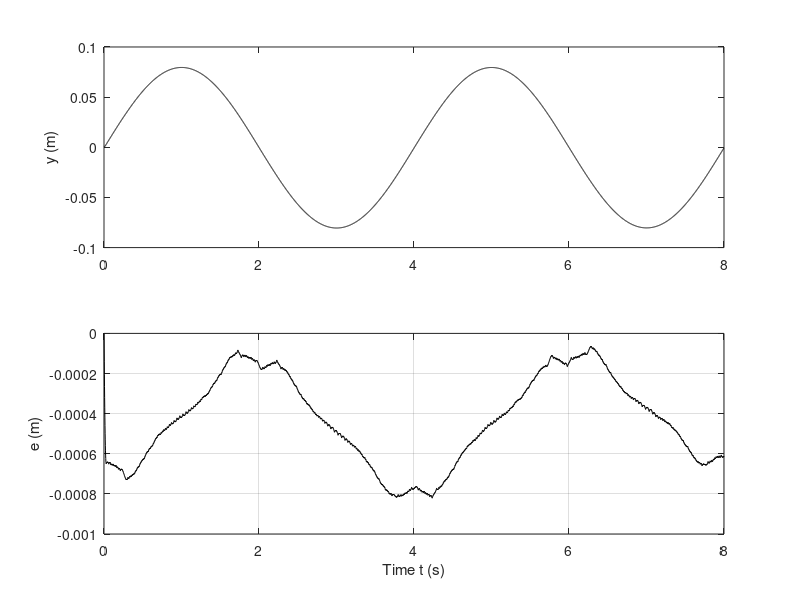

The MATLAB script that drew this image:
x(1)=0;
t(1)=0;
y(1)=0.08;
n=5000;
tmax=8.;
dt=tmax/n;
Q=1;
R=1;
gamma=1;
e(1)=x(1)-0.08*sin(pi/2*t(1));
u(1)=0;

for i=1:n-1,
    
f2(i)=-6.5*(y(i)-0.08*pi/2*cos(0.5*pi*t(i)))-(0.56+1.85*abs(y(i)-0.08*pi/2*cos(0.5*pi*t(i))))*sign(y(i)-0.08*pi/2*cos(0.5*pi*t(i)))-0.56*sin(28.09*pi*(x(i)));
    
g2(i)=1.5;
    
if y(i)-0.08*pi/2*cos(0.5*pi*t(i))>0 | y(i)-0.08*pi/2*cos(0.5*pi*t(i))==0
u(i)=-1/g2(i)*(f2(i)+sqrt(f2(i)^2+Q*g2(i)^2/R));
elseif y(i)-0.08*pi/2*cos(0.5*pi*t(i))<0
u(i)=-1/g2(i)*(f2(i)-sqrt(f2(i)^2+Q*g2(i)^2/R));
end
 
t(i+1)=t(i)+dt;
 
x(i+1)=x(i)+dt*y(i);
    
if (y(i)-0.08*pi/2*cos(0.5*pi*t(i)))>0 | (y(i)-0.08*pi/2*cos(0.5*pi*t(i)))==0
y(i+1)=y(i)-dt*((gamma*sqrt(f2(i)^2+Q*g2(i)^2/R))+randn(1)*1e-6);
elseif (y(i)-0.08*pi/2*cos(0.5*pi*t(i)))<0
y(i+1)=y(i)+dt*((gamma*sqrt(f2(i)^2+Q*g2(i)^2/R))+randn(1)*1e-6); 
end

e(i+1)=x(i+1)-0.08*sin(pi/2*t(i+1));

end
 
f2(n)=-6.5*(y(n)-0.08*pi/2*cos(0.5*pi*t(n)))-(0.56+1.85*abs(y(n)-0.08*pi/2*cos(0.5*pi*t(n))))*sign(y(n)-0.08*pi/2*cos(0.5*pi*t(n)))-0.56*sin(28.09*pi*(x(n)));
    
g2(n)=1.5;
   
if (y(n)-0.08*pi/2*cos(0.5*pi*t(n)))>0 | (y(n)-0.08*pi/2*cos(0.5*pi*t(n)))==0
u(n)=-1/g2(n)*(f2(n)+sqrt(f2(n)^2+Q*g2(n)^2/R));
elseif (y(n)-0.08*pi/2*cos(0.5*pi*t(n)))<0
u(n)=-1/g2(n)*(f2(n)-sqrt(f2(n)^2+Q*g2(n)^2/R));
end

subplot(2,1,1),plot(t,x,'k-')
axis([0 8 -0.1 0.1])
 
ylabel('y (m)')
 
hold on;
 
subplot(2,1,2),plot(t,e,'k-')
 
axis([0 8 -1e-3 -0e-3])
ylabel('e (m)')
 
xlabel('Time t (s)')
 
grid
clear all;
